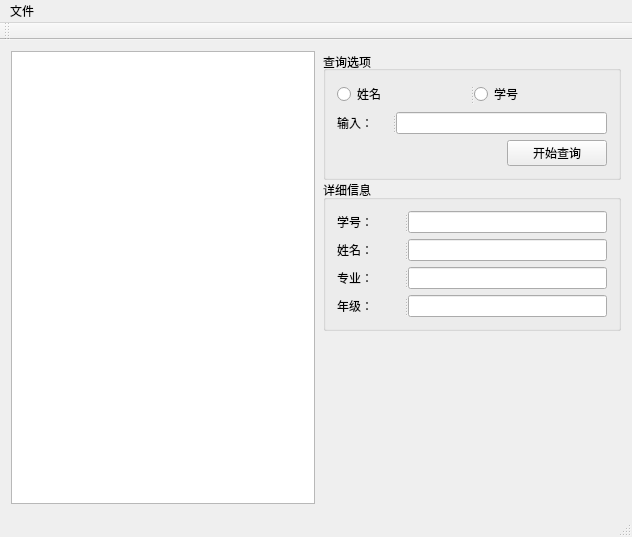
<?xml version="1.0" encoding="UTF-8"?>
<ui version="4.0">
 <class>ScoreWindow</class>
 <widget class="QMainWindow" name="ScoreWindow">
  <property name="geometry">
   <rect>
    <x>0</x>
    <y>0</y>
    <width>632</width>
    <height>537</height>
   </rect>
  </property>
  <property name="windowTitle">
   <string>ScoreWindow</string>
  </property>
  <property name="styleSheet">
   <string notr="true">background-image: url(:/image/background2.png);</string>
  </property>
  <widget class="QWidget" name="centralWidget">
   <layout class="QHBoxLayout" name="horizontalLayout">
    <item>
     <widget class="QTextEdit" name="textEdit"/>
    </item>
    <item>
     <widget class="QWidget" name="verticalLayout_4" native="true">
      <property name="minimumSize">
       <size>
        <width>300</width>
        <height>0</height>
       </size>
      </property>
      <property name="maximumSize">
       <size>
        <width>300</width>
        <height>16777215</height>
       </size>
      </property>
      <layout class="QVBoxLayout" name="verticalLayout_3">
       <property name="spacing">
        <number>0</number>
       </property>
       <property name="leftMargin">
        <number>2</number>
       </property>
       <property name="topMargin">
        <number>0</number>
       </property>
       <property name="rightMargin">
        <number>0</number>
       </property>
       <property name="bottomMargin">
        <number>0</number>
       </property>
       <item>
        <widget class="QGroupBox" name="groupBox">
         <property name="title">
          <string>查询选项</string>
         </property>
         <property name="alignment">
          <set>Qt::AlignLeading|Qt::AlignLeft|Qt::AlignVCenter</set>
         </property>
         <property name="flat">
          <bool>false</bool>
         </property>
         <property name="checkable">
          <bool>false</bool>
         </property>
         <layout class="QVBoxLayout" name="verticalLayout_2">
          <item>
           <widget class="QSplitter" name="splitter_7">
            <property name="orientation">
             <enum>Qt::Horizontal</enum>
            </property>
            <widget class="QRadioButton" name="radioStName">
             <property name="text">
              <string>姓名</string>
             </property>
            </widget>
            <widget class="QRadioButton" name="radioStNumber">
             <property name="text">
              <string>学号</string>
             </property>
            </widget>
           </widget>
          </item>
          <item>
           <widget class="QSplitter" name="splitter_2">
            <property name="orientation">
             <enum>Qt::Horizontal</enum>
            </property>
            <widget class="QLabel" name="label">
             <property name="minimumSize">
              <size>
               <width>55</width>
               <height>0</height>
              </size>
             </property>
             <property name="maximumSize">
              <size>
               <width>55</width>
               <height>16777215</height>
              </size>
             </property>
             <property name="text">
              <string>输入：</string>
             </property>
            </widget>
            <widget class="QLineEdit" name="edtInput"/>
           </widget>
          </item>
          <item>
           <layout class="QHBoxLayout" name="horizontalLayout_2">
            <item>
             <spacer name="horizontalSpacer">
              <property name="orientation">
               <enum>Qt::Horizontal</enum>
              </property>
              <property name="sizeHint" stdset="0">
               <size>
                <width>40</width>
                <height>20</height>
               </size>
              </property>
             </spacer>
            </item>
            <item>
             <widget class="QPushButton" name="btnQuery">
              <property name="enabled">
               <bool>true</bool>
              </property>
              <property name="minimumSize">
               <size>
                <width>100</width>
                <height>0</height>
               </size>
              </property>
              <property name="maximumSize">
               <size>
                <width>66</width>
                <height>16777215</height>
               </size>
              </property>
              <property name="text">
               <string>开始查询</string>
              </property>
             </widget>
            </item>
           </layout>
          </item>
         </layout>
        </widget>
       </item>
       <item>
        <widget class="QGroupBox" name="groupBox_2">
         <property name="title">
          <string>详细信息</string>
         </property>
         <layout class="QVBoxLayout" name="verticalLayout">
          <item>
           <widget class="QSplitter" name="splitter_4">
            <property name="orientation">
             <enum>Qt::Horizontal</enum>
            </property>
            <widget class="QLabel" name="label_2">
             <property name="text">
              <string>学号：</string>
             </property>
            </widget>
            <widget class="QLineEdit" name="lineEditID"/>
           </widget>
          </item>
          <item>
           <widget class="QSplitter" name="splitter_5">
            <property name="orientation">
             <enum>Qt::Horizontal</enum>
            </property>
            <widget class="QLabel" name="label_3">
             <property name="text">
              <string>姓名：</string>
             </property>
            </widget>
            <widget class="QLineEdit" name="lineEditName"/>
           </widget>
          </item>
          <item>
           <widget class="QSplitter" name="splitter_6">
            <property name="orientation">
             <enum>Qt::Horizontal</enum>
            </property>
            <widget class="QLabel" name="label_4">
             <property name="text">
              <string>专业：</string>
             </property>
            </widget>
            <widget class="QLineEdit" name="lineEditMajor"/>
           </widget>
          </item>
          <item>
           <widget class="QSplitter" name="splitter_3">
            <property name="orientation">
             <enum>Qt::Horizontal</enum>
            </property>
            <widget class="QLabel" name="label_5">
             <property name="text">
              <string>年级：</string>
             </property>
            </widget>
            <widget class="QLineEdit" name="lineEditClass"/>
           </widget>
          </item>
         </layout>
        </widget>
       </item>
       <item>
        <spacer name="verticalSpacer">
         <property name="orientation">
          <enum>Qt::Vertical</enum>
         </property>
         <property name="sizeHint" stdset="0">
          <size>
           <width>17</width>
           <height>48</height>
          </size>
         </property>
        </spacer>
       </item>
      </layout>
     </widget>
    </item>
   </layout>
  </widget>
  <widget class="QMenuBar" name="menuBar">
   <property name="geometry">
    <rect>
     <x>0</x>
     <y>0</y>
     <width>632</width>
     <height>21</height>
    </rect>
   </property>
   <widget class="QMenu" name="menu">
    <property name="title">
     <string>文件</string>
    </property>
    <addaction name="actionAdd"/>
    <addaction name="actionPL"/>
    <addaction name="action"/>
   </widget>
   <addaction name="menu"/>
  </widget>
  <widget class="QToolBar" name="mainToolBar">
   <attribute name="toolBarArea">
    <enum>TopToolBarArea</enum>
   </attribute>
   <attribute name="toolBarBreak">
    <bool>false</bool>
   </attribute>
  </widget>
  <widget class="QStatusBar" name="statusBar"/>
  <action name="actionAdd">
   <property name="text">
    <string>添加一条记录</string>
   </property>
  </action>
  <action name="actionPL">
   <property name="text">
    <string>批量导入数据</string>
   </property>
  </action>
  <action name="action">
   <property name="text">
    <string>导出文件至.db</string>
   </property>
  </action>
  <action name="actionsql">
   <property name="text">
    <string>导出至.sql</string>
   </property>
  </action>
 </widget>
 <layoutdefault spacing="6" margin="11"/>
 <resources/>
 <connections/>
</ui>
